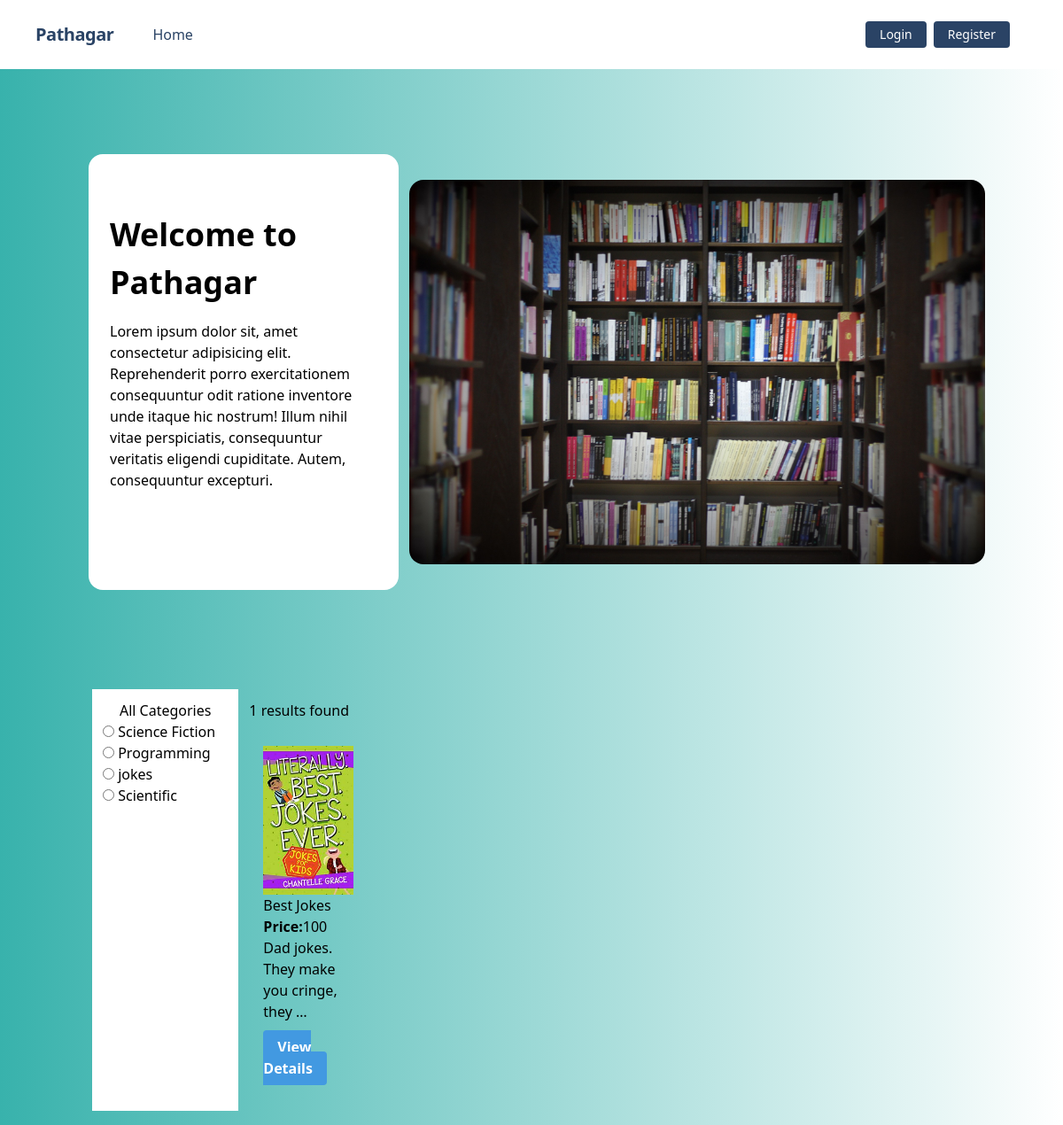
Screenshot of /category/jokes/ with the database file from the repository.
### category/models.py (models this page shows, shortened)
class CategoryModel(models.Model):
     name = models.CharField(max_length=30)
     slug = models.SlugField(max_length=100, unique=True,null=True, blank=True)

### book/models.py (models this page shows, shortened)
class BookModel(models.Model):
    book_id = models.CharField(max_length=30)
    book_name = models.CharField(max_length=100)
    quantity = models.IntegerField()
    image = models.ImageField(upload_to='book/media/uploads/',blank=True, null=True)
    price = models.IntegerField()
    category = models.ManyToManyField(CategoryModel, null=True, blank=True)
    description = models.TextField()

### core/views.py (the view)
# urls.py: path('', homepage, name='home'),
def homepage(request, category_slug=None):
    data  = BookModel.objects.all()
    categories = CategoryModel.objects.all()
    if category_slug is not None:
        category = CategoryModel.objects.get(slug = category_slug)
        data = BookModel.objects.filter(category = category)
    return render(request, 'home.html', {'data': data, 'categories': categories})

### core/templates/home.html
{% extends "base.html" %}
{% load static %}
{% block content %}
<div class="container mx-auto flex flex-col md:flex-row items-center my-12 md:my-24">
    <div class="flex flex-col w-full lg:w-1/2 justify-center items-start pt-12 pb-24 px-6 bg-white rounded-2xl bg-opacity-70 mx-3">
        <h1 class="font-bold text-4xl my-4">Welcome to Pathagar</h1>
        <p class="leading-normal mb-4">
            Lorem ipsum dolor sit, amet consectetur adipisicing elit. Reprehenderit porro exercitationem consequuntur odit ratione inventore unde itaque hic nostrum! Illum nihil vitae perspiciatis, consequuntur veritatis eligendi cupiditate. Autem, consequuntur excepturi.
        </p>
    </div>
    <div class="w-2/2 py-6 text-center">
        <img class="rounded-2xl" src="{% static 'img/library-with-books.jpg' %}" alt="Library Image">
    </div>
</div>
<div class="flex flex-wrap p-4">
    <div class="w-full md:w-1/6 p-3 bg-white">
        <h5 class="text-center">All Categories</h5>
        {% for cat in  categories %}
        <div class="form-check">
            <input class="form-check-input" type="radio" name="category" id="{{ cat.id }}">
            <label class="form-check-label" for="{{ cat.id }}">
                <a href="{% url 'category_wise_post' cat.slug %}" class="text-center text-decoration-none text-dark">{{ cat.name }}</a>
            </label>
        </div>
        {% endfor %}
    </div>
    <div class="w-full md:w-5/6 p-3">
        <h3>{{ data | length }} results found</h3>
        <div class="flex flex-wrap pt-5">
            {% for p in data %}
            <div class="w-full md:w-1/4 lg:w-1/6 xl:w-1/6 p-2">
                <div class="card mx-2">
                    <img src="{{ p.image.url }}" alt="">
                    <div class="card-body">
                        <h5 class="card-title"><a href="">{{ p.book_name }}</a></h5>
                        <h5 class="card-title"><a href=""><b>Price:</b>{{ p.price }}</a></h5>
                        <p class="card-text">
                            {{ p.description | truncatewords:7 }}
                        </p>
                        <p class="my-4">
                            <a href="{% url 'detail_book' p.id %}" class="bg-blue-500 hover:bg-blue-700 text-white font-bold py-2 px-4 rounded text-decoration-none">
                                View Details
                            </a>
                        </p>
                    </div>
                </div>
            </div>
            {% endfor %}
        </div>
    </div>
</div>
{% endblock %}

### rows the page displays
CategoryModel: name "Science Fiction"
CategoryModel: name "Programming"
CategoryModel: name "jokes"
CategoryModel: name "Scientific"
BookModel: image (picture), book_name "Best Jokes", price "100", description "Dad jokes. They make you cringe, they …"

### other values shown
{{ data | length }} "1"
